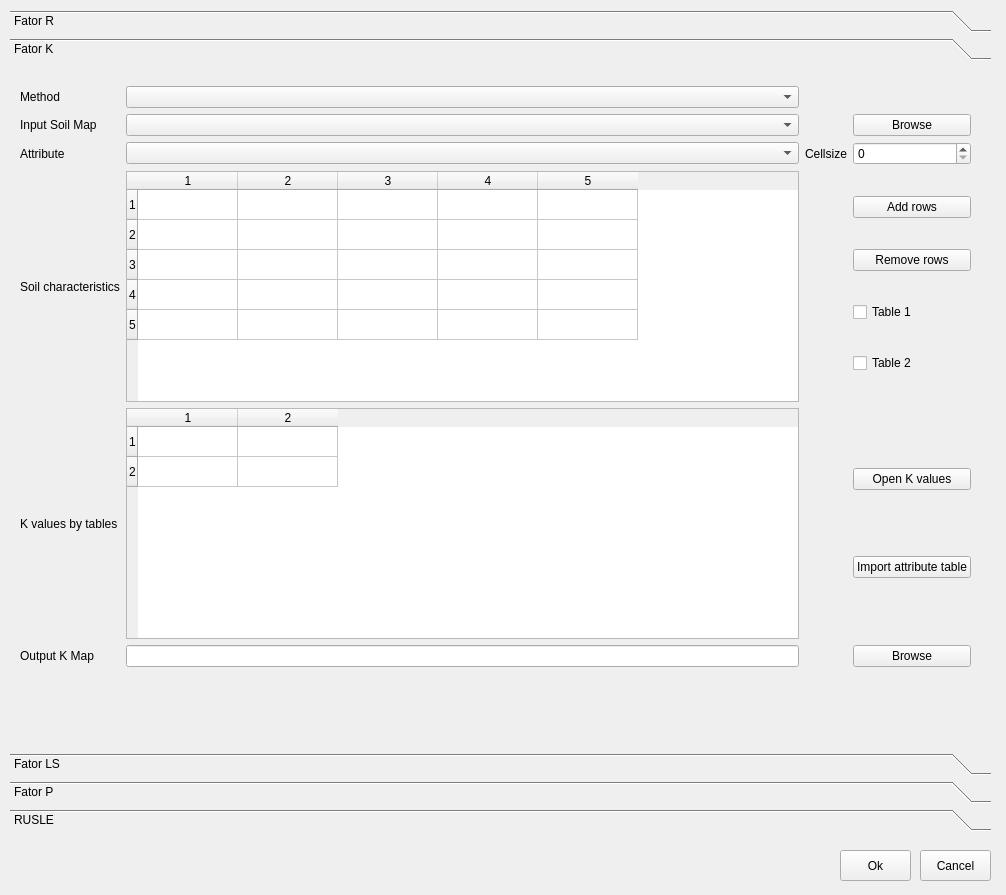
<?xml version="1.0" encoding="UTF-8"?>
<ui version="4.0">
 <class>ErosionRiskDialogBase</class>
 <widget class="QDialog" name="ErosionRiskDialogBase">
  <property name="geometry">
   <rect>
    <x>0</x>
    <y>0</y>
    <width>1006</width>
    <height>895</height>
   </rect>
  </property>
  <property name="windowTitle">
   <string>Erosion Risk</string>
  </property>
  <widget class="QWidget" name="gridLayoutWidget">
   <property name="geometry">
    <rect>
     <x>10</x>
     <y>10</y>
     <width>981</width>
     <height>821</height>
    </rect>
   </property>
   <layout class="QGridLayout" name="gridLayout">
    <item row="0" column="0">
     <widget class="QToolBox" name="toolBox">
      <property name="currentIndex">
       <number>1</number>
      </property>
      <widget class="QWidget" name="page">
       <property name="geometry">
        <rect>
         <x>0</x>
         <y>0</y>
         <width>979</width>
         <height>709</height>
        </rect>
       </property>
       <attribute name="label">
        <string>Fator R</string>
       </attribute>
       <widget class="QWidget" name="gridLayoutWidget_2">
        <property name="geometry">
         <rect>
          <x>10</x>
          <y>10</y>
          <width>951</width>
          <height>131</height>
         </rect>
        </property>
        <layout class="QGridLayout" name="gridLayout_2">
         <item row="2" column="1">
          <widget class="QLabel" name="label">
           <property name="text">
            <string>Cell size</string>
           </property>
          </widget>
         </item>
         <item row="3" column="4">
          <widget class="QPushButton" name="pushButton_2">
           <property name="text">
            <string>Browse</string>
           </property>
          </widget>
         </item>
         <item row="3" column="3">
          <widget class="QLineEdit" name="lineEdit"/>
         </item>
         <item row="1" column="1">
          <widget class="QLabel" name="label_19">
           <property name="text">
            <string>Method</string>
           </property>
          </widget>
         </item>
         <item row="3" column="1">
          <widget class="QLabel" name="label_2">
           <property name="text">
            <string>Output R Map</string>
           </property>
          </widget>
         </item>
         <item row="1" column="3">
          <widget class="QComboBox" name="comboBox_10"/>
         </item>
         <item row="2" column="2">
          <widget class="QSpinBox" name="spinBox_3"/>
         </item>
        </layout>
       </widget>
      </widget>
      <widget class="QWidget" name="page_3">
       <property name="geometry">
        <rect>
         <x>0</x>
         <y>0</y>
         <width>979</width>
         <height>709</height>
        </rect>
       </property>
       <attribute name="label">
        <string>Fator K</string>
       </attribute>
       <widget class="QWidget" name="gridLayoutWidget_14">
        <property name="geometry">
         <rect>
          <x>10</x>
          <y>20</y>
          <width>951</width>
          <height>581</height>
         </rect>
        </property>
        <layout class="QGridLayout" name="gridLayout_14">
         <item row="3" column="4">
          <layout class="QGridLayout" name="gridLayout_4">
           <item row="0" column="0">
            <widget class="QPushButton" name="pushButton_3">
             <property name="text">
              <string>Add rows</string>
             </property>
            </widget>
           </item>
           <item row="1" column="0">
            <widget class="QPushButton" name="pushButton_4">
             <property name="text">
              <string>Remove rows</string>
             </property>
            </widget>
           </item>
           <item row="2" column="0">
            <widget class="QCheckBox" name="checkBox">
             <property name="text">
              <string>Table 1</string>
             </property>
            </widget>
           </item>
           <item row="3" column="0">
            <widget class="QCheckBox" name="checkBox_2">
             <property name="text">
              <string>Table 2</string>
             </property>
            </widget>
           </item>
          </layout>
         </item>
         <item row="4" column="4">
          <layout class="QGridLayout" name="gridLayout_5">
           <item row="0" column="0">
            <widget class="QPushButton" name="pushButton_5">
             <property name="text">
              <string>Open K values</string>
             </property>
            </widget>
           </item>
           <item row="1" column="0">
            <widget class="QPushButton" name="pushButton_6">
             <property name="text">
              <string>Import attribute table</string>
             </property>
            </widget>
           </item>
          </layout>
         </item>
         <item row="1" column="4">
          <widget class="QPushButton" name="pushButton_22">
           <property name="text">
            <string>Browse</string>
           </property>
          </widget>
         </item>
         <item row="2" column="4">
          <widget class="QSpinBox" name="spinBox"/>
         </item>
         <item row="5" column="4">
          <widget class="QPushButton" name="pushButton_23">
           <property name="text">
            <string>Browse</string>
           </property>
          </widget>
         </item>
         <item row="3" column="0">
          <widget class="QLabel" name="label_5">
           <property name="text">
            <string>Soil characteristics</string>
           </property>
          </widget>
         </item>
         <item row="3" column="2">
          <widget class="QTableWidget" name="tableWidget">
           <property name="rowCount">
            <number>5</number>
           </property>
           <property name="columnCount">
            <number>5</number>
           </property>
           <row/>
           <row/>
           <row/>
           <row/>
           <row/>
           <column/>
           <column/>
           <column/>
           <column/>
           <column/>
          </widget>
         </item>
         <item row="3" column="3">
          <layout class="QGridLayout" name="gridLayout_3"/>
         </item>
         <item row="4" column="2">
          <widget class="QTableWidget" name="tableWidget_2">
           <property name="rowCount">
            <number>2</number>
           </property>
           <property name="columnCount">
            <number>2</number>
           </property>
           <row/>
           <row/>
           <column/>
           <column/>
          </widget>
         </item>
         <item row="1" column="2">
          <widget class="QComboBox" name="comboBox_11">
           <property name="sizePolicy">
            <sizepolicy hsizetype="Expanding" vsizetype="Fixed">
             <horstretch>0</horstretch>
             <verstretch>0</verstretch>
            </sizepolicy>
           </property>
          </widget>
         </item>
         <item row="5" column="2">
          <widget class="QLineEdit" name="lineEdit_10"/>
         </item>
         <item row="1" column="0">
          <widget class="QLabel" name="label_21">
           <property name="text">
            <string>Input Soil Map</string>
           </property>
          </widget>
         </item>
         <item row="5" column="0">
          <widget class="QLabel" name="label_20">
           <property name="text">
            <string>Output K Map</string>
           </property>
          </widget>
         </item>
         <item row="0" column="0">
          <widget class="QLabel" name="label_7">
           <property name="text">
            <string>Method</string>
           </property>
          </widget>
         </item>
         <item row="4" column="0">
          <widget class="QLabel" name="label_6">
           <property name="text">
            <string>K values by tables</string>
           </property>
          </widget>
         </item>
         <item row="2" column="0">
          <widget class="QLabel" name="label_3">
           <property name="text">
            <string>Attribute</string>
           </property>
          </widget>
         </item>
         <item row="2" column="3">
          <widget class="QLabel" name="label_4">
           <property name="text">
            <string>Cellsize</string>
           </property>
          </widget>
         </item>
         <item row="2" column="2">
          <widget class="QComboBox" name="comboBox_2"/>
         </item>
         <item row="0" column="2">
          <widget class="QComboBox" name="comboBox_3"/>
         </item>
        </layout>
       </widget>
      </widget>
      <widget class="QWidget" name="page_2">
       <property name="geometry">
        <rect>
         <x>0</x>
         <y>0</y>
         <width>979</width>
         <height>709</height>
        </rect>
       </property>
       <attribute name="label">
        <string>Fator LS</string>
       </attribute>
       <widget class="QWidget" name="gridLayoutWidget_17">
        <property name="geometry">
         <rect>
          <x>10</x>
          <y>10</y>
          <width>951</width>
          <height>121</height>
         </rect>
        </property>
        <layout class="QGridLayout" name="gridLayout_17">
         <property name="spacing">
          <number>3</number>
         </property>
         <item row="1" column="2">
          <widget class="QComboBox" name="comboBox_14">
           <property name="sizePolicy">
            <sizepolicy hsizetype="Expanding" vsizetype="Fixed">
             <horstretch>0</horstretch>
             <verstretch>0</verstretch>
            </sizepolicy>
           </property>
          </widget>
         </item>
         <item row="1" column="3">
          <widget class="QPushButton" name="pushButton_27">
           <property name="text">
            <string>Browse</string>
           </property>
          </widget>
         </item>
         <item row="1" column="0">
          <widget class="QLabel" name="label_25">
           <property name="text">
            <string>Input DEM</string>
           </property>
          </widget>
         </item>
         <item row="2" column="0">
          <widget class="QLabel" name="label_26">
           <property name="text">
            <string>Output LS Map</string>
           </property>
          </widget>
         </item>
         <item row="2" column="2">
          <widget class="QLineEdit" name="lineEdit_12"/>
         </item>
         <item row="2" column="3">
          <widget class="QPushButton" name="pushButton_28">
           <property name="text">
            <string>Browse</string>
           </property>
          </widget>
         </item>
         <item row="0" column="0">
          <widget class="QLabel" name="label_9">
           <property name="text">
            <string>Method</string>
           </property>
          </widget>
         </item>
         <item row="0" column="2">
          <widget class="QComboBox" name="comboBox_4"/>
         </item>
        </layout>
       </widget>
      </widget>
      <widget class="QWidget" name="page_7">
       <property name="geometry">
        <rect>
         <x>0</x>
         <y>0</y>
         <width>979</width>
         <height>709</height>
        </rect>
       </property>
       <attribute name="label">
        <string>Fator P</string>
       </attribute>
       <widget class="QWidget" name="gridLayoutWidget_7">
        <property name="geometry">
         <rect>
          <x>10</x>
          <y>10</y>
          <width>951</width>
          <height>421</height>
         </rect>
        </property>
        <layout class="QGridLayout" name="gridLayout_7">
         <item row="1" column="4">
          <widget class="QSpinBox" name="spinBox_2"/>
         </item>
         <item row="1" column="0">
          <widget class="QLabel" name="label_12">
           <property name="text">
            <string>Attribute</string>
           </property>
          </widget>
         </item>
         <item row="3" column="4">
          <widget class="QPushButton" name="pushButton_11">
           <property name="text">
            <string>Browse</string>
           </property>
          </widget>
         </item>
         <item row="3" column="2">
          <widget class="QLineEdit" name="lineEdit_2"/>
         </item>
         <item row="0" column="0">
          <widget class="QLabel" name="label_10">
           <property name="text">
            <string>Input Land Use Land Cover</string>
           </property>
          </widget>
         </item>
         <item row="3" column="0">
          <widget class="QLabel" name="label_11">
           <property name="text">
            <string>Output P Map</string>
           </property>
          </widget>
         </item>
         <item row="0" column="2">
          <widget class="QComboBox" name="comboBox_5">
           <property name="sizePolicy">
            <sizepolicy hsizetype="Expanding" vsizetype="Fixed">
             <horstretch>0</horstretch>
             <verstretch>0</verstretch>
            </sizepolicy>
           </property>
          </widget>
         </item>
         <item row="0" column="4">
          <widget class="QPushButton" name="pushButton_7">
           <property name="text">
            <string>Browse</string>
           </property>
          </widget>
         </item>
         <item row="1" column="2">
          <widget class="QComboBox" name="comboBox_6"/>
         </item>
         <item row="1" column="3">
          <widget class="QLabel" name="label_13">
           <property name="text">
            <string>Cellsize</string>
           </property>
          </widget>
         </item>
         <item row="2" column="2">
          <widget class="QTableWidget" name="tableWidget_3">
           <property name="rowCount">
            <number>5</number>
           </property>
           <property name="columnCount">
            <number>2</number>
           </property>
           <row/>
           <row/>
           <row/>
           <row/>
           <row/>
           <column/>
           <column/>
          </widget>
         </item>
         <item row="2" column="4">
          <layout class="QGridLayout" name="gridLayout_8">
           <item row="0" column="0">
            <widget class="QPushButton" name="pushButton_12">
             <property name="text">
              <string>Add rows</string>
             </property>
            </widget>
           </item>
           <item row="1" column="0">
            <widget class="QPushButton" name="pushButton_13">
             <property name="text">
              <string>Remove rows</string>
             </property>
            </widget>
           </item>
           <item row="2" column="0">
            <widget class="QPushButton" name="pushButton_14">
             <property name="text">
              <string>Import attribute table</string>
             </property>
            </widget>
           </item>
          </layout>
         </item>
        </layout>
       </widget>
      </widget>
      <widget class="QWidget" name="page_8">
       <property name="geometry">
        <rect>
         <x>0</x>
         <y>0</y>
         <width>979</width>
         <height>709</height>
        </rect>
       </property>
       <attribute name="label">
        <string>RUSLE</string>
       </attribute>
       <widget class="QWidget" name="gridLayoutWidget_16">
        <property name="geometry">
         <rect>
          <x>10</x>
          <y>20</y>
          <width>951</width>
          <height>131</height>
         </rect>
        </property>
        <layout class="QGridLayout" name="gridLayout_16">
         <item row="1" column="0">
          <widget class="QLabel" name="label_8">
           <property name="text">
            <string>Output RUSLE Map</string>
           </property>
          </widget>
         </item>
         <item row="1" column="2">
          <widget class="QLineEdit" name="lineEdit_9"/>
         </item>
         <item row="1" column="3">
          <widget class="QPushButton" name="pushButton_10">
           <property name="text">
            <string>Browse</string>
           </property>
          </widget>
         </item>
         <item row="0" column="0">
          <widget class="QLabel" name="label_24">
           <property name="text">
            <string>Input Study Zone</string>
           </property>
          </widget>
         </item>
         <item row="0" column="2">
          <widget class="QComboBox" name="comboBox_13">
           <property name="sizePolicy">
            <sizepolicy hsizetype="Expanding" vsizetype="Fixed">
             <horstretch>0</horstretch>
             <verstretch>0</verstretch>
            </sizepolicy>
           </property>
          </widget>
         </item>
         <item row="0" column="3">
          <widget class="QPushButton" name="pushButton_26">
           <property name="text">
            <string>Browse</string>
           </property>
          </widget>
         </item>
        </layout>
       </widget>
      </widget>
     </widget>
    </item>
   </layout>
  </widget>
  <widget class="QPushButton" name="pushButton_8">
   <property name="geometry">
    <rect>
     <x>840</x>
     <y>850</y>
     <width>71</width>
     <height>31</height>
    </rect>
   </property>
   <property name="text">
    <string>Ok</string>
   </property>
  </widget>
  <widget class="QPushButton" name="pushButton_9">
   <property name="geometry">
    <rect>
     <x>920</x>
     <y>850</y>
     <width>71</width>
     <height>31</height>
    </rect>
   </property>
   <property name="text">
    <string>Cancel</string>
   </property>
  </widget>
 </widget>
 <resources/>
 <connections/>
</ui>
